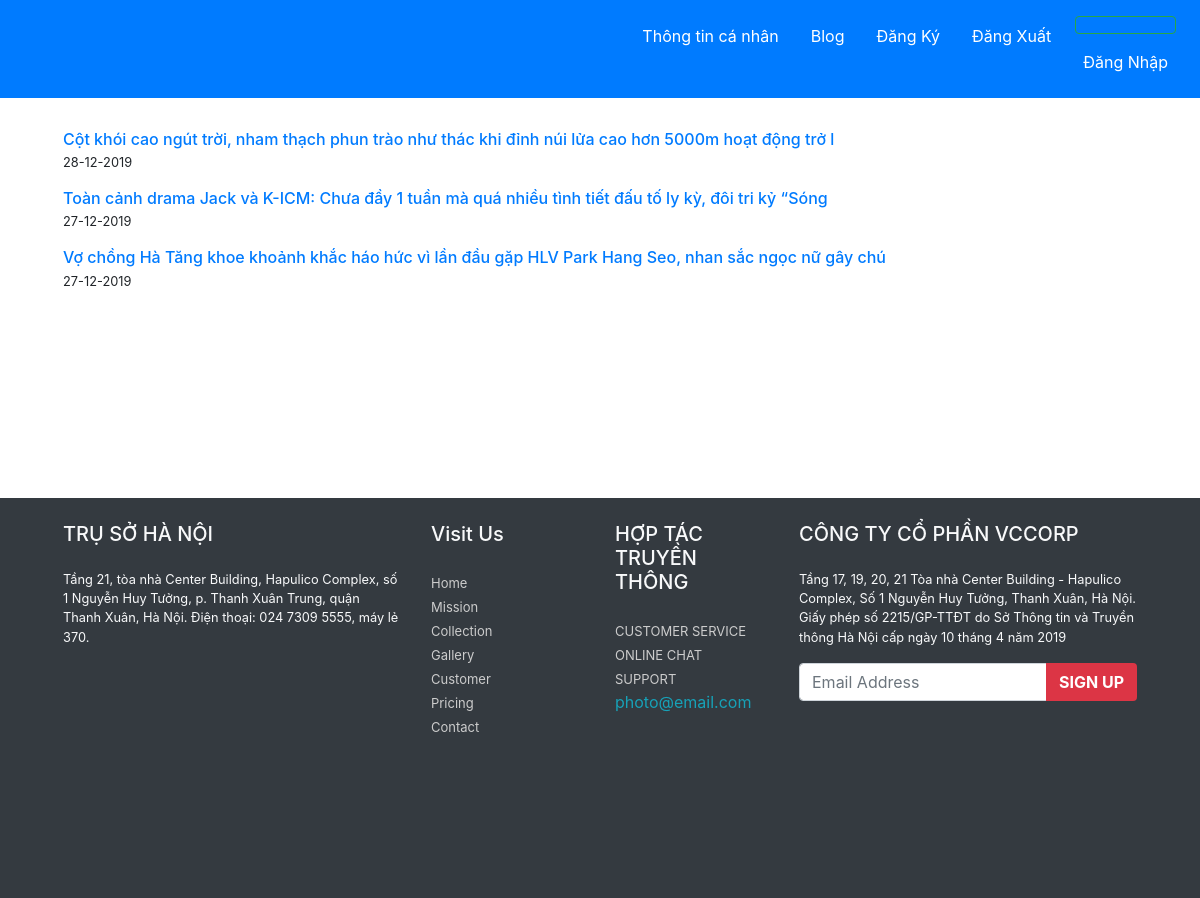
/blog/, run on an earlier commit of the app's database.
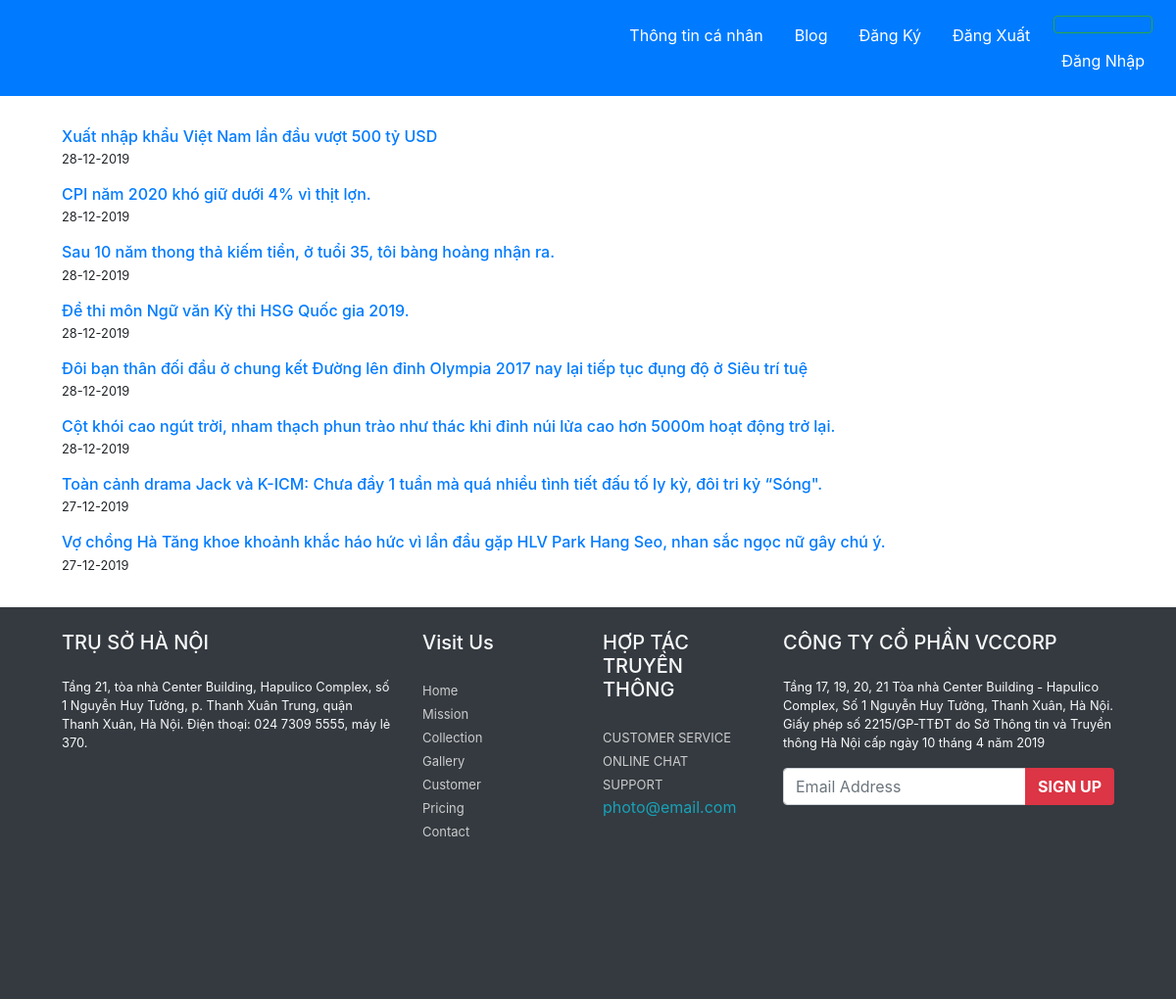
And on a later commit of the database.
### blog/models.py (models this page shows, shortened)
class Post(models.Model):
    title = models.CharField(max_length=200)
    body = models.TextField()
    date = models.DateTimeField(auto_now_add=True)

### blog/views.py (the view)
# urls.py: path('', views.list, name='blog'),
def list(request):
    Data = {'Posts': Post.objects.all().order_by("-date")}
    return render(request, 'blog/blog.html', Data)

### blog/templates/blog/blog.html (shortened to what this page needs)
{% extends "pages/base.html" %}
{% block content %}
<div class="py-4">
{% for post in Posts %}
    <div class="d-flex flex-column">
    <div class="p-2 pl-5 w-100">
        <h6 class="m-0"><a href="/blog/{{post.id}}">{{post.title}}</a></h6>
        <small>{{post.date|date:"d-m-Y"}}</small>
    </div>
</div>
{% endfor %}
</div>
{% endblock  %}

### home/templates/pages/base.html (shortened to what this page needs)
<!DOCTYPE html>
<html lang="en" dir="ltr">
<head>
    {% load staticfiles %}
    <link rel="stylesheet" href="{% static 'css/bootstrap.min.css' %}" type="text/css">
</head>
<body>
     <header>
          <nav class="navbar flex-row-reverse  navbar-expand-sm bg-primary  navbar-light">
                 <ul class="navbar-nav ">
                   <li class="nav-item">
                     <a href="/" class="nav-link m-2 menu-item text-white ">Thông tin cá nhân</a>
                   </li>
                   <li class="nav-item">
                     <a href="{% url 'blog'%}" class="nav-link m-2 menu-item text-white ">Blog</a>
                   </li>
                   <li class="nav-item">
                     <a href="{% url 'register'%}" class="nav-link m-2 menu-item text-white ">Đăng Ký</a>
                   </li>
                    <li class="nav-item">
                        <a class="nav-link m-2 menu-item text-white " href="{% url 'logout' %}">Đăng Xuất</a>
                    </li>
                     <li class="nav-item">
                     <a  class="nav-link m-2 menu-item text-white btn btn-outline-success px-4  ">{% if user.username %}
                        {{user.username}}</a>
                   </li>
                     <li class="nav-item">
                      {% else %}
                        <a class="nav-link m-2 menu-item text-white " href="{% url 'login' %}">Đăng Nhập</a>
                     {% endif %}
                   </li>
                </ul>
          </nav>
      </header>
        <div class="row">
            <div class="col-sm-10">
                 <div class="container-fluid">
                    {% block content %}
                    {% endblock %}
                 </div>
            </div>
        </div>
        <footer class="bg-dark px-5">
      <div class="container-fluid">
        <div class="row text-light py-4">
          <div class="col-lg-4 col-sm-6">
            <h5 class="pb-3">TRỤ SỞ HÀ NỘI</h5>
            <p class="small">Tầng 21, tòa nhà Center Building, Hapulico Complex, số 1 Nguyễn Huy Tưởng,
             p. Thanh Xuân Trung, quận Thanh Xuân, Hà Nội. Điện thoại: 024 7309 5555, máy lẻ 370.</p>
          </div>
          <div class="col-lg-2 col-sm-6">
            <h5 class="pb-3">Visit Us</h5>
            <ul class="list-unstyled">
              <li>
                <a href="#" class="footer-link">Home</a>
              </li>
              <li>
                <a href="#" class="footer-link">Mission</a>
              </li>
              <li>
                <a href="#" class="footer-link">Collection</a>
              </li>
              <li>
                <a href="#" class="footer-link">Gallery</a>
              </li>
              <li>
                <a href="#" class="footer-link">Customer</a>
              </li>
              <li>
                <a href="#" class="footer-link">Pricing</a>
              </li>
              <li>
                <a href="#" class="footer-link">Contact</a>
              </li>
            </ul>
          </div>
          <div class="col-lg-2 col-sm-6">
            <h5 class="pb-3">HỢP TÁC TRUYỀN THÔNG</h5>
            <ul class="list-unstyled">
              <li>
                <a href="#" class="footer-link text-uppercase">Customer Service</a>
              </li>
              <li>
                <a href="#" class="footer-link text-uppercase">Online chat</a>
              </li>
              <li>
                <a href="#" class="footer-link text-uppercase">Support</a>
              </li>
              <li>
                <a href="#" class="text-info">photo@email.com</a>
              </li>
            </ul>
          </div>
          <div class="col-lg-4 col-sm-6" id="Contact">
            <h5 class="pb-3">CÔNG TY CỔ PHẦN VCCORP</h5>
            <p class="small">Tầng 17, 19, 20, 21 Tòa nhà Center Building - Hapulico Complex, Số 1 Nguyễn Huy Tưởng,
              Thanh Xuân, Hà Nội.
              Giấy phép số 2215/GP-TTĐT do Sở Thông tin và Truyền thông Hà Nội cấp ngày 10 tháng 4 năm 2019</p>
              <form class="">
                <div class="input-group">
                  <input type="text" class="form-control" placeholder="Email Address">
                  <div class="input-group-append">
                    <button type="button" class="btn bg-danger text-white text-uppercase font-weight-bold">Sign UP</button>
                  </div>
                </div>
              </form>
              <ul class="list-inline">
              </ul>
          </div>
          </div>
        </div>
    </footer>
</body>
</html>

### home/templates/pages/base.html (style rules this page uses)
.footer-link { color: #ccc; font-size: 13px; transition: all 3s; }
.container-fluid { min-height: 400px; }

What changed in the data, as far as the page shows it:
added Post: title "Xuất nhập khẩu Việt Nam lần đầu vượt 500 tỷ USD", date "28-12-2019"
added Post: title "CPI năm 2020 khó giữ dưới 4% vì thịt lợn.", date "28-12-2019"
added Post: title "Sau 10 năm thong thả kiếm tiền, ở tuổi 35, tôi bàng hoàng nhận ra.", date "28-12-2019"
added Post: title "Đề thi môn Ngữ văn Kỳ thi HSG Quốc gia 2019.", date "28-12-2019"
added Post: title "Đôi bạn thân đối đầu ở chung kết Đường lên đỉnh Olympia 2017 nay lại tiếp tục đụng độ ở Siêu trí tuệ", date "28-12-2019"
changed Post: title "Cột khói cao ngút trời, nham thạch phun trào như thác khi đỉnh núi lửa cao hơn 5000m hoạt động trở l" → "Cột khói cao ngút trời, nham thạch phun trào như thác khi đỉnh núi lửa cao hơn 5000m hoạt động trở lại."
changed Post: title "Toàn cảnh drama Jack và K-ICM: Chưa đầy 1 tuần mà quá nhiều tình tiết đấu tố ly kỳ, đôi tri kỷ “Sóng" → "Toàn cảnh drama Jack và K-ICM: Chưa đầy 1 tuần mà quá nhiều tình tiết đấu tố ly kỳ, đôi tri kỷ “Sóng\"."
changed Post: title "Vợ chồng Hà Tăng khoe khoảnh khắc háo hức vì lần đầu gặp HLV Park Hang Seo, nhan sắc ngọc nữ gây chú" → "Vợ chồng Hà Tăng khoe khoảnh khắc háo hức vì lần đầu gặp HLV Park Hang Seo, nhan sắc ngọc nữ gây chú ý."
